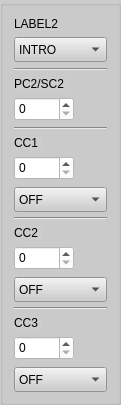
     <widget class="QGroupBox" name="columnbox2">
      <property name="geometry">
       <rect>
        <x>120</x>
        <y>60</y>
        <width>121</width>
        <height>381</height>
       </rect>
      </property>
      <property name="styleSheet">
       <string notr="true">background-color: rgb(179, 179, 179);
background-color: rgb(204, 204, 204);</string>
      </property>
      <layout class="QVBoxLayout" name="verticalLayout_6">
       <item>
        <widget class="QLabel" name="label_BankPC1_2">
         <property name="sizePolicy">
          <sizepolicy hsizetype="Fixed" vsizetype="Preferred">
           <horstretch>0</horstretch>
           <verstretch>0</verstretch>
          </sizepolicy>
         </property>
         <property name="maximumSize">
          <size>
           <width>16777215</width>
           <height>30</height>
          </size>
         </property>
         <property name="text">
          <string>LABEL2</string>
         </property>
        </widget>
       </item>
       <item>
        <widget class="QComboBox" name="presetLabel1_2">
         <property name="minimumSize">
          <size>
           <width>0</width>
           <height>25</height>
          </size>
         </property>
         <property name="styleSheet">
          <string notr="true">background-color: rgb(204, 204, 204);</string>
         </property>
         <item>
          <property name="text">
           <string>INTRO</string>
          </property>
         </item>
         <item>
          <property name="text">
           <string>VERSE</string>
          </property>
         </item>
         <item>
          <property name="text">
           <string>CHORUS</string>
          </property>
         </item>
         <item>
          <property name="text">
           <string>SOLO</string>
          </property>
         </item>
         <item>
          <property name="text">
           <string>OUTRO</string>
          </property>
         </item>
         <item>
          <property name="text">
           <string>BRIDGE</string>
          </property>
         </item>
        </widget>
       </item>
       <item>
        <widget class="Line" name="line_3">
         <property name="orientation">
          <enum>Qt::Horizontal</enum>
         </property>
        </widget>
       </item>
       <item>
        <widget class="QLabel" name="label_PC1_2">
         <property name="sizePolicy">
          <sizepolicy hsizetype="Fixed" vsizetype="Preferred">
           <horstretch>0</horstretch>
           <verstretch>0</verstretch>
          </sizepolicy>
         </property>
         <property name="maximumSize">
          <size>
           <width>16777215</width>
           <height>30</height>
          </size>
         </property>
         <property name="text">
          <string>PC2/SC2 </string>
         </property>
        </widget>
       </item>
       <item>
        <widget class="QSpinBox" name="spinBox_PC1_2">
         <property name="sizePolicy">
          <sizepolicy hsizetype="Fixed" vsizetype="Fixed">
           <horstretch>0</horstretch>
           <verstretch>0</verstretch>
          </sizepolicy>
         </property>
         <property name="minimumSize">
          <size>
           <width>60</width>
           <height>24</height>
          </size>
         </property>
         <property name="maximumSize">
          <size>
           <width>60</width>
           <height>16777215</height>
          </size>
         </property>
         <property name="styleSheet">
          <string notr="true">background-color: rgb(255, 255, 255);</string>
         </property>
         <property name="accelerated">
          <bool>true</bool>
         </property>
         <property name="maximum">
          <number>127</number>
         </property>
        </widget>
       </item>
       <item>
        <widget class="Line" name="line_13">
         <property name="orientation">
          <enum>Qt::Horizontal</enum>
         </property>
        </widget>
       </item>
       <item>
        <widget class="QLabel" name="label_CC1_2">
         <property name="sizePolicy">
          <sizepolicy hsizetype="Fixed" vsizetype="Preferred">
           <horstretch>0</horstretch>
           <verstretch>0</verstretch>
          </sizepolicy>
         </property>
         <property name="maximumSize">
          <size>
           <width>16777215</width>
           <height>30</height>
          </size>
         </property>
         <property name="text">
          <string>CC1 </string>
         </property>
        </widget>
       </item>
       <item>
        <widget class="QSpinBox" name="spinBox_CC1_2">
         <property name="sizePolicy">
          <sizepolicy hsizetype="Fixed" vsizetype="Fixed">
           <horstretch>0</horstretch>
           <verstretch>0</verstretch>
          </sizepolicy>
         </property>
         <property name="minimumSize">
          <size>
           <width>60</width>
           <height>24</height>
          </size>
         </property>
         <property name="maximumSize">
          <size>
           <width>60</width>
           <height>16777215</height>
          </size>
         </property>
         <property name="styleSheet">
          <string notr="true">background-color: rgb(255, 255, 255);</string>
         </property>
         <property name="accelerated">
          <bool>true</bool>
         </property>
         <property name="maximum">
          <number>127</number>
         </property>
        </widget>
       </item>
       <item>
        <widget class="QComboBox" name="onoff1_2">
         <property name="minimumSize">
          <size>
           <width>0</width>
           <height>25</height>
          </size>
         </property>
         <property name="maximumSize">
          <size>
           <width>16777215</width>
           <height>22</height>
          </size>
         </property>
         <property name="styleSheet">
          <string notr="true">background-color: rgb(204, 204, 204);</string>
         </property>
         <item>
          <property name="text">
           <string>OFF</string>
          </property>
         </item>
         <item>
          <property name="text">
           <string>ON</string>
          </property>
         </item>
        </widget>
       </item>
       <item>
        <widget class="Line" name="line_24">
         <property name="orientation">
          <enum>Qt::Horizontal</enum>
         </property>
        </widget>
       </item>
       <item>
        <widget class="QLabel" name="label_CC2_2">
         <property name="sizePolicy">
          <sizepolicy hsizetype="Fixed" vsizetype="Preferred">
           <horstretch>0</horstretch>
           <verstretch>0</verstretch>
          </sizepolicy>
         </property>
         <property name="maximumSize">
          <size>
           <width>16777215</width>
           <height>30</height>
          </size>
         </property>
         <property name="text">
          <string>CC2 </string>
         </property>
        </widget>
       </item>
       <item>
        <widget class="QSpinBox" name="spinBox_CC2_2">
         <property name="sizePolicy">
          <sizepolicy hsizetype="Fixed" vsizetype="Fixed">
           <horstretch>0</horstretch>
           <verstretch>0</verstretch>
          </sizepolicy>
         </property>
         <property name="minimumSize">
          <size>
           <width>60</width>
           <height>24</height>
          </size>
         </property>
         <property name="maximumSize">
          <size>
           <width>60</width>
           <height>16777215</height>
          </size>
         </property>
         <property name="styleSheet">
          <string notr="true">background-color: rgb(255, 255, 255);</string>
         </property>
         <property name="accelerated">
          <bool>true</bool>
         </property>
         <property name="maximum">
          <number>127</number>
         </property>
        </widget>
       </item>
       <item>
        <widget class="QComboBox" name="onoff2_2">
         <property name="minimumSize">
          <size>
           <width>0</width>
           <height>25</height>
          </size>
         </property>
         <property name="maximumSize">
          <size>
           <width>16777215</width>
           <height>22</height>
          </size>
         </property>
         <property name="styleSheet">
          <string notr="true">background-color: rgb(204, 204, 204);</string>
         </property>
         <item>
          <property name="text">
           <string>OFF</string>
          </property>
         </item>
         <item>
          <property name="text">
           <string>ON</string>
          </property>
         </item>
        </widget>
       </item>
       <item>
        <widget class="Line" name="line_25">
         <property name="orientation">
          <enum>Qt::Horizontal</enum>
         </property>
        </widget>
       </item>
       <item>
        <widget class="QLabel" name="label_CC3_2">
         <property name="sizePolicy">
          <sizepolicy hsizetype="Fixed" vsizetype="Preferred">
           <horstretch>0</horstretch>
           <verstretch>0</verstretch>
          </sizepolicy>
         </property>
         <property name="maximumSize">
          <size>
           <width>16777215</width>
           <height>30</height>
          </size>
         </property>
         <property name="text">
          <string>CC3 </string>
         </property>
        </widget>
       </item>
       <item>
        <widget class="QSpinBox" name="spinBox_CC3_2">
         <property name="sizePolicy">
          <sizepolicy hsizetype="Fixed" vsizetype="Fixed">
           <horstretch>0</horstretch>
           <verstretch>0</verstretch>
          </sizepolicy>
         </property>
         <property name="minimumSize">
          <size>
           <width>60</width>
           <height>24</height>
          </size>
         </property>
         <property name="maximumSize">
          <size>
           <width>60</width>
           <height>16777215</height>
          </size>
         </property>
         <property name="styleSheet">
          <string notr="true">background-color: rgb(255, 255, 255);</string>
         </property>
         <property name="accelerated">
          <bool>true</bool>
         </property>
         <property name="maximum">
          <number>127</number>
         </property>
        </widget>
       </item>
       <item>
        <widget class="QComboBox" name="onoff3_2">
         <property name="minimumSize">
          <size>
           <width>0</width>
           <height>25</height>
          </size>
         </property>
         <property name="maximumSize">
          <size>
           <width>16777215</width>
           <height>22</height>
          </size>
         </property>
         <property name="styleSheet">
          <string notr="true">background-color: rgb(204, 204, 204);</string>
         </property>
         <item>
          <property name="text">
           <string>OFF</string>
          </property>
         </item>
         <item>
          <property name="text">
           <string>ON</string>
          </property>
         </item>
        </widget>
       </item>
      </layout>
     </widget>
